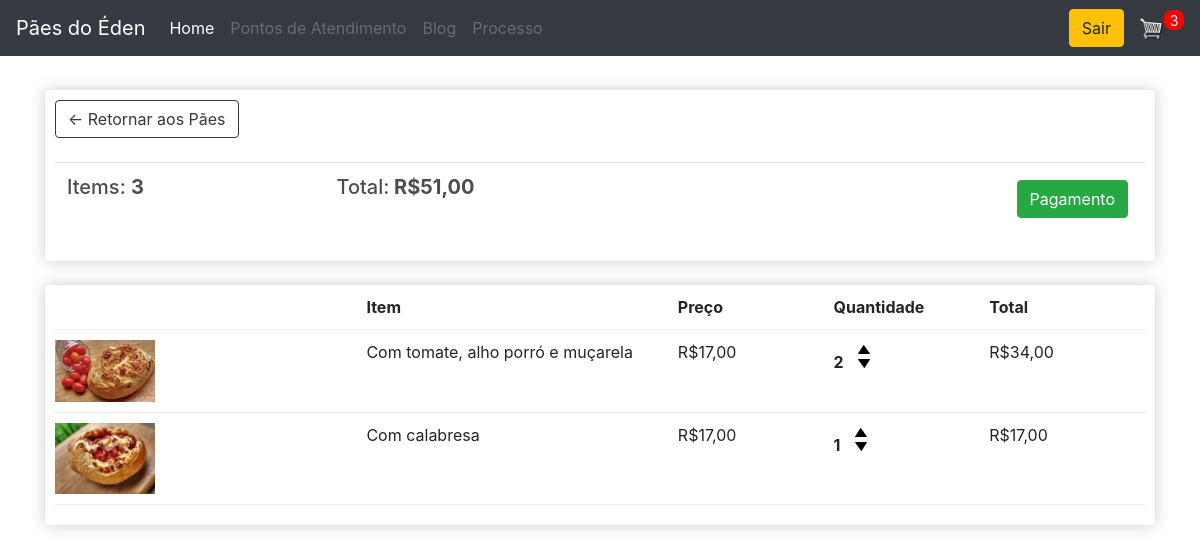
Screenshot of /carrinho/ (signed in) with the database file from the repository.
### store/models.py (models this page shows, shortened)
class Ordem(models.Model):
    cliente = models.ForeignKey(
        Cliente, on_delete=models.SET_NULL, null=True, blank=True)
    dataHora = models.DateTimeField(auto_now_add=True)
    completo = models.BooleanField(default=False)
    transacao_id = models.CharField(max_length=100, null=True)
    @property
    def get_car_total(self):
        ordemitens = self.ordemitem_set.all()
        total = sum([item.get_total for item in ordemitens])
        return total
    @property
    def get_car_itens(self):
        ordemitens = self.ordemitem_set.all()
        total = sum([item.quantidade for item in ordemitens])
        return total

class OrdemItem(models.Model):
    produto = models.ForeignKey(Produto, on_delete=models.SET_NULL, null=True)
    ordem = models.ForeignKey(Ordem, on_delete=models.SET_NULL, null=True)
    quantidade = models.IntegerField(default=0, null=True, blank=True)
    dataHora = models.DateTimeField(auto_now_add=True)
    @property
    def get_total(self):
        total = self.produto.preco * self.quantidade
        return total

class Produto(models.Model):
    nome = models.CharField(max_length=200)
    image = models.ImageField(null=True, blank=True)
    detalhes = models.TextField(null=True, blank=True)
    preco = models.FloatField()
    digital = models.BooleanField(default=False, null=True, blank=True)
    @property
    def imageURL(self):
        try:
            url = self.image.url
        except:
            url = ''
        return url

### store/views.py (the view)
# urls.py: path('carrinho/', views.carrinho, name='carrinho'),
def carrinho(request):
    clienteId = request.session['cliente']
    cliente = Cliente.objects.get(id=clienteId)
    ordem = Ordem.objects.get(cliente=cliente, completo=False)
    carItens = ordem.get_car_itens
    if carItens != 0:
        itens = ordem.ordemitem_set.all()
        context = {'carItens': carItens, 'ordem': ordem, 'itens': itens,
                   'autenticado': True, 'cliente': cliente}
        return render(request, 'store/cart.html', context)
    else:
        messages.error(request, 'Não existem pedidos a finalizar!')
        produtos = Produto.objects.all()
        context = {'produtos': produtos,
                   'carItens': carItens, 'autenticado': True, 'cliente': cliente}
        return render(request, 'store/store.html', context)

### store/templatetags/my_filters.py (called while the page is built)
def currency(dollars):
    dollars = round(float(dollars), 2)
    return "R$%s,%s" % (intcomma(int(dollars)), ("%0.2f" % dollars)[-2:])

### store/templates/store/cart.html
{% extends 'store/main.html' %}
{% load static %}
{% load my_filters %}
{% block content %}
   <div class="row">
      <div class="col-lg-12">
         <div class="box-element">
            <a  class="btn btn-outline-dark" href="{% url 'store' %}">&#x2190; Retornar aos Pães</a>
            <br>
            <br>
            <table class="table">
               <tr>
                  <th><h5>Items: <strong>{{ordem.get_car_itens}}</strong></h5></th>
                  <th><h5>Total:<strong> {{ordem.get_car_total | currency}}</strong></h5></th>
                  <th>
                     <a  style="float:right; margin:5px;" class="btn btn-success" href="{% url 'checkout' %}">Pagamento</a>
                  </th>
               </tr>
            </table>
         </div>
         <br>
         <div class="box-element">
            <div class="cart-row">
               <div style="flex:2"></div>
               <div style="flex:2"><strong>Item</strong></div>
               <div style="flex:1"><strong>Preço</strong></div>
               <div style="flex:1"><strong>Quantidade</strong></div>
               <div style="flex:1"><strong>Total</strong></div>
            </div>
            {% for item in itens %}
            <div class="cart-row">
               <div style="flex:2"><img class="row-image" src="{{item.produto.imageURL}}"></div>
               <div style="flex:2"><p>{{item.produto.nome}}</p></div>
               <div style="flex:1"><p>{{item.produto.preco | currency}}</p></div>
               <div style="flex:1">
                  <p class="quantity">{{item.quantidade}}</p>
                  <div class="quantity">
                     <img data-product="{{item.produto.id}}" data-action="add" class="chg-quantity update-cart" src="{% static 'images/arrow-up.png' %}" onclick="updateProduto({{item.produto.id}}, 'add');">
                     <img data-product="{{item.produto.id}}" data-action="remove" class="chg-quantity update-cart" src="{% static 'images/arrow-down.png' %}" onclick="updateProduto({{item.produto.id}}, 'del');">
                  </div>
               </div>
               <div style="flex:1"><p>{{item.get_total | currency}}</p></div>
            </div>
            {% endfor %}
         </div>
      </div>
   </div>
{% endblock content %}

### static/css/main.css (style rules this page uses)
body { background-color: hsl(0, 0%, 98%); }
h1,h2,h3,h4,h5,h6 { color:hsl(0, 0%, 30%); }
.box-element { box-shadow:hsl(0, 0%, 80%) 0 0 16px; background-color: #fff; border-radius: 4px; padding: 10px; }
.col-lg-4, .col-lg-6, .col-lg-8, .col-lg-12 { margin-top: 10px; }
.btn { border-radius: 0; }
.row-image { width: 100px; }
.cart-row { display: flex; align-items: flex-stretch; padding-bottom: 10px; margin-bottom: 10px; border-bottom: 1px solid #ececec; }
.quantity { display: inline-block; font-weight: 700; padding-right:10px; }
.chg-quantity { width: 12px; cursor: pointer; display: block; margin-top: 5px; transition:.1s; }

### rows the page displays
Ordem: get_car_itens "3", get_car_total "R$51,00"
OrdemItem: produto.imageURL (picture), produto.nome "Com tomate, alho porró e muçarela", produto.preco "R$17,00", quantidade "2", get_total "R$34,00"
OrdemItem: produto.imageURL (picture), produto.nome "Com calabresa", produto.preco "R$17,00", quantidade "1", get_total "R$17,00"

### other values shown
{{ carItens }} "3"
